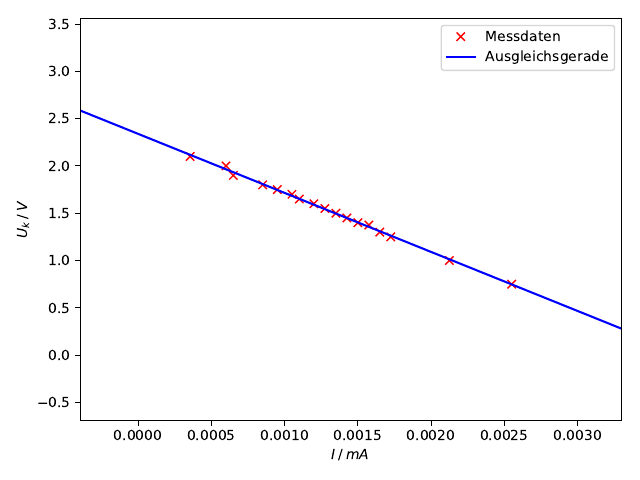

Reproduce this figure in Python.
import matplotlib.pyplot as plt
import numpy as np


y, x = np.genfromtxt('mess4.txt', unpack=True)

params, covariance_matrix = np.polyfit(x, y, deg=1, cov=True)

errors = np.sqrt(np.diag(covariance_matrix))

print('a = {:.3f} ± {:.4f}'.format(params[0], errors[0]))
print('b = {:.3f} ± {:.4f}'.format(params[1], errors[1]))

def gerade (x, m, b):
    return m*x+b

z = np.linspace(np.min(x) - 2e-3, np.max(x) + 2e-3)

plt.plot(x, y, 'rx', label='Messdaten')
plt.plot(z, gerade(z,*params), 'b-', label='Ausgleichsgerade')
plt.xlim(np.min(x) - 0.75e-3, np.max(x) + 0.75e-3)
plt.xlabel(r'$I \: / \: mA$')
plt.ylabel(r'$U_k \: / \: V$')
plt.legend(loc='best')

plt.tight_layout()
plt.savefig('plot4.pdf')